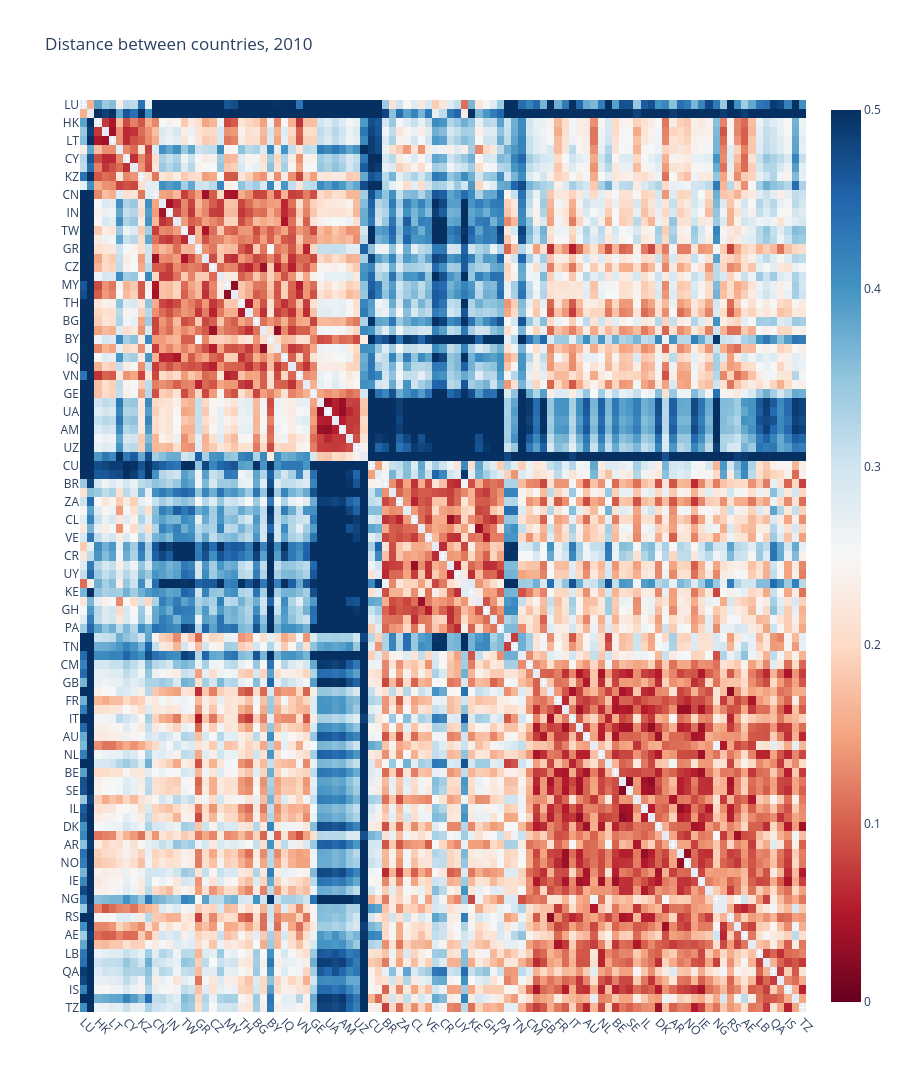

Notebook cell for this chart:
### Code cell
country_labels = df_map.sort_values(["cluster", "total_articles"], ascending=[True, False])["alpha-2"].to_list()

uf.plotly_heatmap(
    df_example.loc[country_labels, country_labels],
    x_labels=country_labels,
    y_labels=country_labels,
    z_min=0, z_max=0.5,
    title=f"Distance between countries, {year}",
    x_type="country", y_type="country"
)

### Figure 1 — Plotly figure (JSON) as saved in the notebook; plotly's stock layout.template omitted (floating-point values rounded to 4 significant figures; data arrays with more than 128 entries replaced by an {"elided": "..."} marker saying what was removed)
{"data": [{"colorscale": [[0, "rgb(103,0,31)"], [0.1, "rgb(178,24,43)"], [0.2, "rgb(214,96,77)"], [0.3, "rgb(244,165,130)"], [0.4, "rgb(253,219,199)"], [0.5, "rgb(247,247,247)"], [0.6, "rgb(209,229,240)"], [0.7, "rgb(146,197,222)"], [0.8, "rgb(67,147,195)"], [0.9, "rgb(33,102,172)"], [1, "rgb(5,48,97)"]], "customdata": {"elided": "101x101x2 str values"}, "hovertemplate": "<b>X: </b>%{customdata[0]}<br><b>Y: </b>%{customdata[1]}<br><b>Z: </b> %{z:.3f}<br><extra></extra>", "type": "heatmap", "x": ["LU", "RE", "HK", "DZ", "LT", "LV", "CY", "MN", "KZ", "MO", "CN", "JP", "IN", "KR", "TW", "IR", "GR", "SG", "CZ", "EG", "MY", "RO", "TH", "PK", "BG", "SK", "BY", "BD", "IQ", "JO", "VN", "KW", "GE", "RU", "UA", "TJ", "AM", "AZ", "UZ", "VG", "CU", "MA", "BR", "CO", "ZA", "ID", "CL", "HR", "VE", "PE", "CR", "PH", "UY", "BO", "KE", "EC", "GH", "BA", "PA", "SA", "TN", "ET", "CM", "US", "GB", "DE", "FR", "CA", "IT", "ES", "AU", "PL", "NL", "TR", "BE", "CH", "SE", "MX", "IL", "AT", "DK", "PT", "AR", "FI", "NO", "NZ", "IE", "HU", "NG", "SI", "RS", "EE", "AE", "PR", "LB", "LK", "QA", "OM", "IS", "NP", "TZ"], "y": ["LU", "RE", "HK", "DZ", "LT", "LV", "CY", "MN", "KZ", "MO", "CN", "JP", "IN", "KR", "TW", "IR", "GR", "SG", "CZ", "EG", "MY", "RO", "TH", "PK", "BG", "SK", "BY", "BD", "IQ", "JO", "VN", "KW", "GE", "RU", "UA", "TJ", "AM", "AZ", "UZ", "VG", "CU", "MA", "BR", "CO", "ZA", "ID", "CL", "HR", "VE", "PE", "CR", "PH", "UY", "BO", "KE", "EC", "GH", "BA", "PA", "SA", "TN", "ET", "CM", "US", "GB", "DE", "FR", "CA", "IT", "ES", "AU", "PL", "NL", "TR", "BE", "CH", "SE", "MX", "IL", "AT", "DK", "PT", "AR", "FI", "NO", "NZ", "IE", "HU", "NG", "SI", "RS", "EE", "AE", "PR", "LB", "LK", "QA", "OM", "IS", "NP", "TZ"], "z": {"elided": "101x101 float values"}, "zmax": 0.5, "zmin": 0}], "layout": {"height": 2020, "title": {"text": "Distance between countries, 2010"}, "xaxis": {"automargin": true, "tickangle": 45}, "yaxis": {"automargin": true, "autorange": "reversed"}}}
